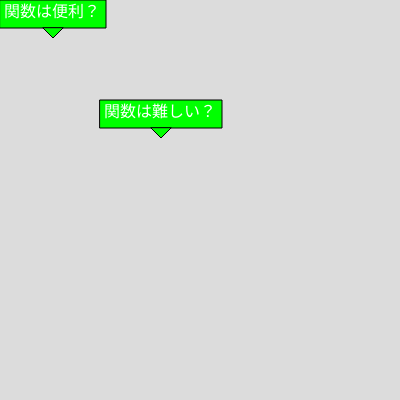
Frame 1 (no input)
Frame 60 (no input): identical to frame 1, image omitted
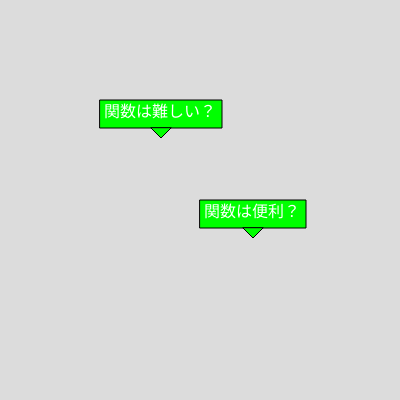
Frame 120 (the mouse pressed at the canvas centre since frame 60)

The p5.js sketch that drew these frames (run headless with seeded random() and noise() and a simulated clock; from frame 60 on, the mouse is pressed at the canvas centre):

// p5.js sketch
// ── sketch.js
// 吹き出し
function setup(){
  createCanvas(400, 400);
  textSize(16);
}

function draw(){
  background(220);
  balloon("関数は難しい？", 100, 100);
  balloon("関数は便利？", mouseX, mouseY);
}

function balloon(t, x, y){
  const w = textWidth(t); // テキストの幅
  const h = textAscent() + textDescent(); // テキストの高さ
  const p = 4; // 余白の大きさ (padding)
  const hu_w = w+10;
  const hu_h = h+10;

  push();

  // BLANK[1] 吹き出しの背景を先に描く
  fill(0,255,0);
  rect(x, y, w+10, h+10);

  // BLANK[2] 吹き出しの三角形を描く
  triangle((x-20+x+hu_w)/2,y+hu_h,(x+x+hu_w)/2,y+hu_h+10,(x+20+x+hu_w)/2,y+hu_h);
  // 吹き出しのテキストを次に描く
  textAlign(LEFT, CENTER);
  fill(255);
  text(t, x + p, y + h / 2 + p);
  
  pop();
}
